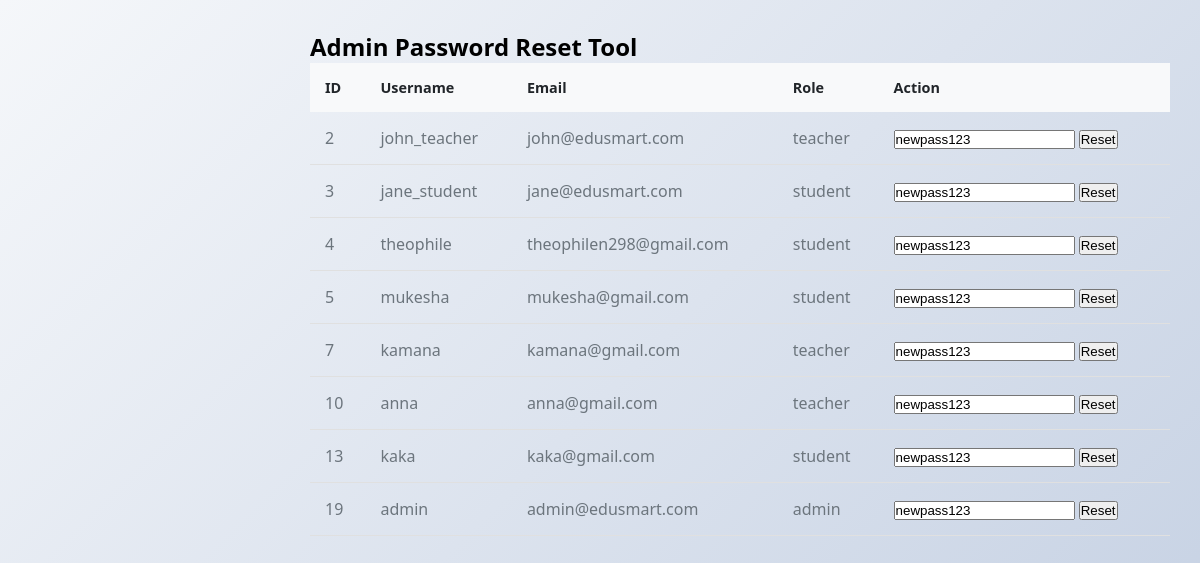
Screenshot of /admin-reset-passwords.php (signed in) with the database file from the repository.
### tables this page shows
CREATE TABLE `users` (
  `id` int NOT NULL AUTO_INCREMENT,
  `username` varchar(50) NOT NULL,
  `email` varchar(100) NOT NULL,
  `password` varchar(255) NOT NULL,
  `reset_token` varchar(255) DEFAULT NULL,
  `reset_expires` datetime DEFAULT NULL,
  `full_name` varchar(100) NOT NULL,
  `phone` varchar(20) DEFAULT NULL,
  `address` text,
  `role` enum('super_admin','admin','teacher','student','parent') DEFAULT 'student',
  `profile_pic` varchar(255) DEFAULT NULL,
  `is_active` tinyint(1) DEFAULT '1',
  `last_login` datetime DEFAULT NULL,
  `created_at` timestamp NULL DEFAULT CURRENT_TIMESTAMP,
  `updated_at` timestamp NULL DEFAULT CURRENT_TIMESTAMP ON UPDATE CURRENT_TIMESTAMP,
  `notification_preference` enum('email','sms','both') DEFAULT 'both',
  PRIMARY KEY (`id`),
  UNIQUE KEY `username` (`username`),
  UNIQUE KEY `email` (`email`)
);

### admin-reset-passwords.php (the view, shortened to what this page needs)
<?php
require_once 'config/database.php';
?>
<!DOCTYPE html>
<html>
<head>
    <link rel="stylesheet" href="../assets/css/style.css">
</head>
<body>
    <div class="dashboard">
        <div class="main-content">
            <h2>Admin Password Reset Tool</h2>
            <table class="table">
                <tr>
                    <th>ID</th>
                    <th>Username</th>
                    <th>Email</th>
                    <th>Role</th>
                    <th>Action</th>
                </tr>
                <?php
                $users = $conn->query("SELECT id, username, email, role FROM users");
                while ($user = $users->fetch_assoc()) {
                    echo "<tr>";
                    echo "<td>{$user['id']}</td>";
                    echo "<td>{$user['username']}</td>";
                    echo "<td>{$user['email']}</td>";
                    echo "<td>{$user['role']}</td>";
                    echo "<td>
                        <form method='POST' style='display:inline'>
                            <input type='hidden' name='user_id' value='{$user['id']}'>
                            <input type='text' name='new_password' value='newpass123' required>
                            <button type='submit' name='reset_user'>Reset</button>
                        </form>
                    </td>";
                    echo "</tr>";
                }
                ?>
            </table>
        </div>
    </div>
</body>
</html>

### assets/css/style.css (style rules this page uses)
:root { --primary: #4361ee; --secondary: #3f37c9; --success: #4cc9f0; --danger: #f72585; --warning: #f8961e; --info: #4895ef; --light: #f8f9fa; --dark: #212529; --white: #ffffff; --gray: #6c757d; --gradient-1: linear-gradient(135deg, #667eea 0%, #764ba2 100%); --gradient-2: linear-gradient(135deg, #f093fb 0%, #f5576c 100%); --gradient-3: linear-gradient(135deg, #4facfe 0%, #00f2fe 100%); --gradient-4: linear-gradient(135deg, #43e97b 0%, #38f9d7 100%); --shadow-sm: 0 2px 4px rgba(0,0,0,0.1); --shadow: 0 10px 30px rgba(0,0,0,0.1); --shadow-hover: 0 15px 40px rgba(0,0,0,0.2); --transition: all 0.3s ease; }
* { margin: 0; padding: 0; box-sizing: border-box; }
body { font-family: 'Segoe UI', Tahoma, Geneva, Verdana, sans-serif; background: linear-gradient(135deg, #f5f7fa 0%, #c3cfe2 100%); min-height: 100vh; }
.dashboard { display: flex; min-height: 100vh; }
.main-content { flex: 1; margin-left: 280px; padding: 30px; }
.table { width: 100%; border-collapse: collapse; }
.table th { text-align: left; padding: 15px; background: var(--light); color: var(--dark); font-weight: 600; font-size: 0.9em; }
.table td { padding: 15px; border-bottom: 1px solid #e0e0e0; color: var(--gray); }
.table tbody tr { transition: var(--transition); }
body { font-size: 16px; }

### rows the page displays
users: id "2", username "john_teacher", email "john@edusmart.com", role "teacher"
users: id "3", username "jane_student", email "jane@edusmart.com", role "student"
users: id "4", username "theophile", email "theophilen298@gmail.com", role "student"
users: id "5", username "mukesha", email "mukesha@gmail.com", role "student"
users: id "7", username "kamana", email "kamana@gmail.com", role "teacher"
users: id "10", username "anna", email "anna@gmail.com", role "teacher"
users: id "13", username "kaka", email "kaka@gmail.com", role "student"
users: id "19", username "admin", email "admin@edusmart.com", role "admin"
